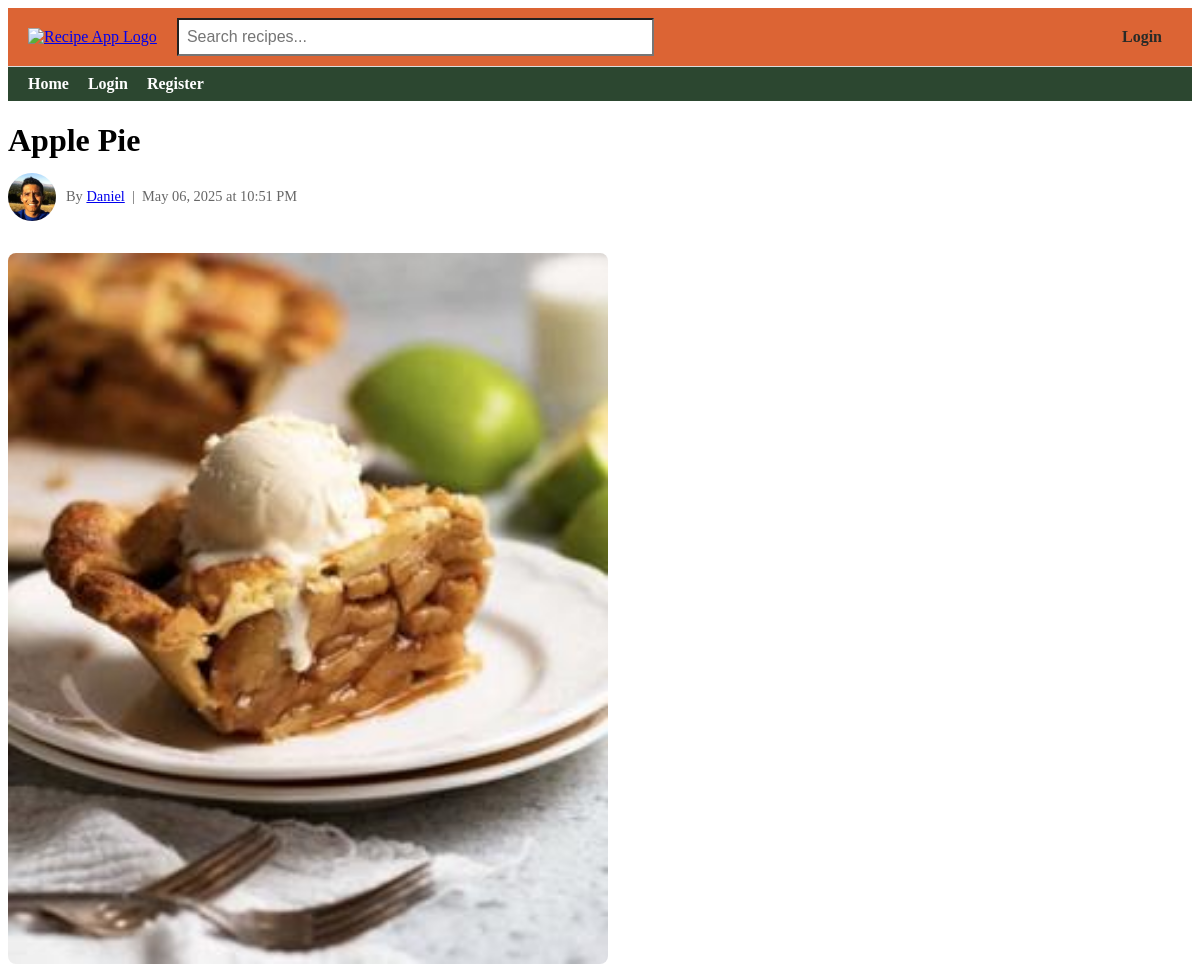
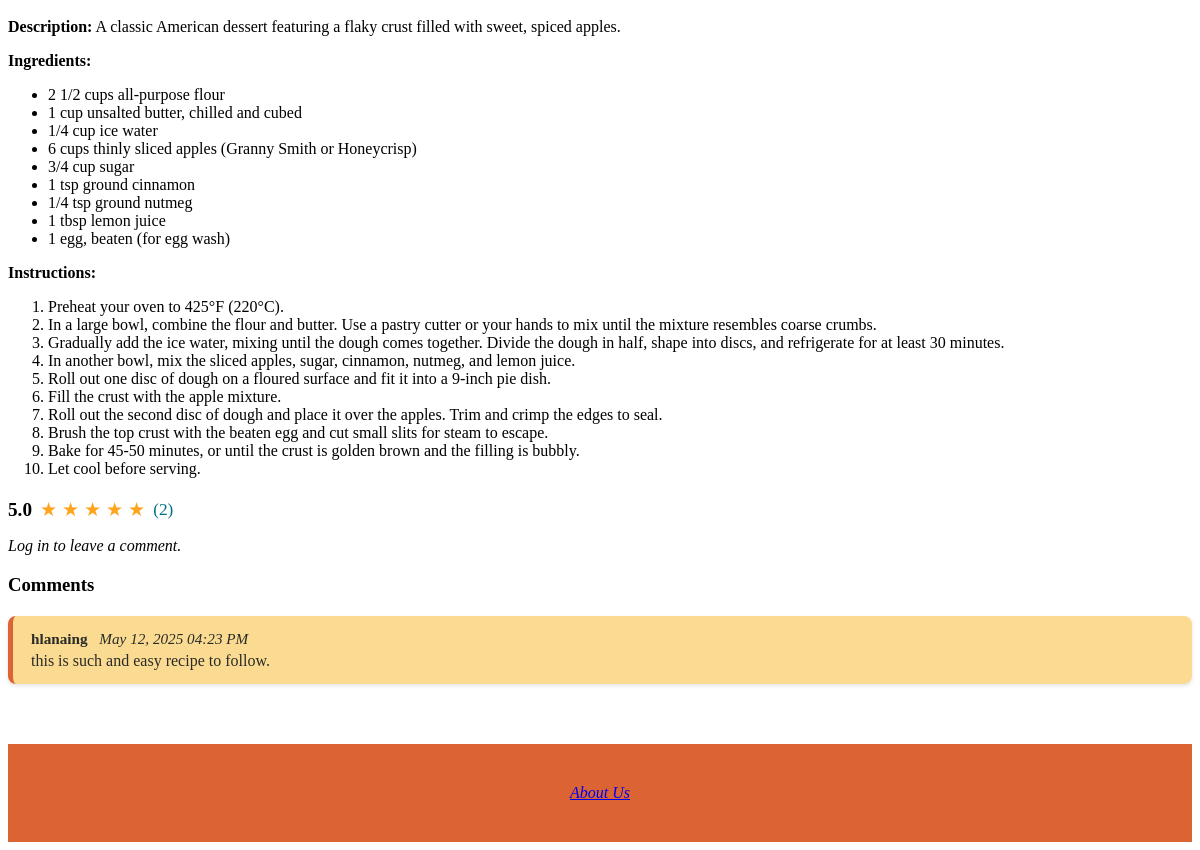
/recipe/3, run on the app's committed database (2 pictures, top to bottom).
### app/models.py (models this page shows)
class Recipe(db.Model):
    id = db.Column(db.Integer, primary_key=True)
    title = db.Column(db.String(100), nullable=False)
    description = db.Column(db.Text, nullable=False)
    ingredients = db.Column(db.Text, nullable=True)
    instructions = db.Column(db.Text, nullable=True)
    image_filename = db.Column(db.String(120), nullable=True)
    created = db.Column(db.DateTime, default=get_local_time)
    user_id = db.Column(db.Integer, db.ForeignKey('user.id'), nullable=False)
    rating_sum = db.Column(db.Integer, default=0)
    rating_count = db.Column(db.Integer, default=0)
    user = db.relationship('User', backref=db.backref('user_recipes', lazy=True), overlaps="author,recipes")
    comments = db.relationship('Comment', backref=db.backref('recipe', lazy=True)) #Relationship to comments (one-to-many)
    tags = db.relationship(
        'Tag',
        secondary=recipe_tags,
        backref=db.backref('recipes', lazy='dynamic'),
        lazy='dynamic'
    )
    @property
    def average_rating(self):
        if not self.rating_count or not self.rating_sum:
            return None
        return round(self.rating_sum / self.rating_count, 1)

class Profile(db.Model):
    id = db.Column(db.Integer, primary_key=True)
    username = db.Column(db.String(20), unique=True, nullable=False)
    bio = db.Column(db.Text, nullable=True)
    image_filename = db.Column(db.String(120), nullable=True)
    user_id = db.Column(db.Integer, db.ForeignKey('user.id'), nullable=False)

class User(db.Model, UserMixin):
    id = db.Column(db.Integer, primary_key=True)  # Unique user ID
    username = db.Column(db.String(20), unique=True, nullable=False)  # Username
    email = db.Column(db.String(120), unique=True, nullable=False)  # Email address
    password = db.Column(db.String(60), nullable=False)  # Hashed password
    recipes = db.relationship('Recipe', backref='author', lazy=True, overlaps="user,user_recipes")
    profile = db.relationship('Profile', backref='user', uselist=False)  # Relationship to profile (one-to-one)
    favorites = db.relationship(
        'Recipe',
        secondary=favorites,
        backref=db.backref('favorited_by', lazy='dynamic'),
        lazy='dynamic'
    )

class Comment(db.Model):
    id = db.Column(db.Integer, primary_key=True)
    commenter = db.Column(db.String(20), nullable=False)
    comment_text = db.Column(db.Text, nullable=False)
    created = db.Column(db.DateTime, default=get_local_time)
    recipe_id = db.Column(
        db.Integer,
        db.ForeignKey('recipe.id', name='fk_comment_recipe_id'),
        nullable=False
    )

### app/routes.py (the view, shortened to what this page needs)
@app.route('/recipe/<int:id>', methods=['GET', 'POST'])
def recipe_details(id):
    recipe = Recipe.query.get_or_404(id)
    comments = Comment.query.filter_by(recipe_id=recipe.id).order_by(Comment.created.desc()).all()
    form = CommentForm()
    return render_template('recipe_details.html', recipe=recipe, form=form, comments=comments)

### app/forms.py
class CommentForm(FlaskForm):
    comment = TextAreaField('Comment Text',validators=[DataRequired(), Length(min=10)])
    submit = SubmitField('Add Comment')

### app/routes.py (called while the page is built)
@app.context_processor
def inject_user():
    return dict(current_user=current_user)

### app/templates/recipe_details.html (shortened to what this page needs)
{% extends "base.html" %}
{% block content %}
<h1>{{ recipe.title }}</h1>
<div style="display: flex; align-items: center; gap: 10px; font-size: 0.9em; color: #666; margin-top: -8px; margin-bottom: 16px;">
    {% set profile_img = recipe.user.profile.image_filename if recipe.user.profile and recipe.user.profile.image_filename else 'default_profile.png' %}
    <img src="{{ url_for('static', filename='uploads/' + profile_img) }}"
         alt="Profile image"
         style="width: 48px; height: 48px; object-fit: cover; border-radius: 50%;">
    <span>
        By <a href="{{ url_for('public_profile', user_id=recipe.user.id) }}">{{ recipe.user.username }}</a>
        &nbsp;|&nbsp; {{ recipe.created.strftime('%B %d, %Y at %I:%M %p') }}
    </span>
</div>
{% if recipe.image_filename %}
    <img src="{{ url_for('static', filename='uploads/' + recipe.image_filename) }}"
         alt="{{ recipe.title }}"
         style="width: 100%; max-width: 600px; height: auto; margin-top: 16px; border-radius: 8px;">
{% endif %}
<p><strong>Description:</strong> {{ recipe.description }}</p>
{% if recipe.ingredients %}
    <p><strong>Ingredients:</strong></p>
    <ul>
        {% for ingredient in recipe.ingredients.split('\n') %}
            <li>{{ ingredient }}</li>
        {% endfor %}
    </ul>
{% endif %}
{% if recipe.instructions %}
    <p><strong>Instructions:</strong></p>
    <ol>
        {% for step in recipe.instructions.split('\n') %}
            <li>{{ step }}</li>
        {% endfor %}
    </ol>
{% endif %}
{% if recipe.average_rating %}
<div style="display: flex; align-items: center; gap: 8px; font-size: 1.2em; margin: 20px 0 10px;">
    <span><strong>{{ recipe.average_rating }}</strong></span>
    <span style="color: #FFA41C;">
        {% for i in range(1, 6) %}
            {% if recipe.average_rating >= i %}
                ★
            {% elif recipe.average_rating > i - 1 %}
                <span style="position: relative; display: inline-block;">
                    <span style="color: #FFA41C;">★</span>
                    <span style="position: absolute; left: 0; color: lightgray; width: 50%; overflow: hidden;">★</span>
                </span>
            {% else %}
                <span style="color: lightgray;">★</span>
            {% endif %}
        {% endfor %}
    </span>
    <span style="font-size: 0.9em; color: #007185;">({{ recipe.rating_count }})</span>
</div>
{% else %}
<p style="font-style: italic;">Not rated yet</p>
{% endif %}
{% if current_user.is_authenticated %}
<form method="POST">
    {{ form.hidden_tag() }}
    <p>
        {{ form.comment.label }}<br>
        {{ form.comment(rows=3, cols=60) }}
    </p>
    <p>{{ form.submit() }}</p>
</form>
{% else %}
    <p><em>Log in to leave a comment.</em></p>
{% endif %}
<h3>Comments</h3>
<div style="margin-top: 20px;">
    {% for comment in comments %}
        <div style="
            background-color: #FBDB92;
            color: #282B28;
            margin-bottom: 16px;
            padding: 14px 18px;
            border-left: 5px solid #dc6434;
            border-radius: 8px;
            box-shadow: 0 2px 4px rgba(0,0,0,0.1);
        ">
            <div style="font-weight: bold; font-size: 0.95em; margin-bottom: 4px;">
                {{ comment.commenter }}
                <span style="font-style: italic; font-weight: normal; margin-left: 8px;">
                    {{ comment.created.strftime('%B %d, %Y %I:%M %p') }}
                </span>
            </div>
            <p style="margin: 0;">{{ comment.comment_text }}</p>
        </div>
    {% else %}
        <p style="font-style: italic;">No comments yet. Be the first to comment!</p>
    {% endfor %}
</div>
{% endblock %}

### data on the page
Recipe: title "Apple Pie", created "May 06, 2025 at 10:51 PM", image_filename (picture), description "A classic American dessert featuring a flaky crust filled with sweet, spiced apples.", average_rating "5.0", rating_count "2"
Profile: image_filename (picture)
User: user.username "Daniel"
Comment: commenter "hlanaing", created "May 12, 2025 04:23 PM", comment_text "this is such and easy recipe to follow."

### other printed values
{{ ingredient }} "2 1/2 cups all-purpose flour" "1 cup unsalted butter, chilled and cubed" "1/4 cup ice water" "6 cups thinly sliced apples (Granny Smith or Honeycrisp)" "3/4 cup sugar" "1 tsp ground cinnamon" "1/4 tsp ground nutmeg" "1 tbsp lemon juice" "1 egg, beaten (for egg wash)"
{{ step }} "Preheat your oven to 425°F (220°C)." "In a large bowl, combine the flour and butter. Use a pastry cutter or your hands to mix until the mixture resembles coarse crumbs." "Gradually add the ice water, mixing until the dough comes together. Divide the dough in half, shape into discs, and refrigerate for at least 30 minutes." "In another bowl, mix the sliced apples, sugar, cinnamon, nutmeg, and lemon juice." "Roll out one disc of dough on a floured surface and fit it into a 9-inch pie dish." "Fill the crust with the apple mixture." "Roll out the second disc of dough and place it over the apples. Trim and crimp the edges to seal." "Brush the top crust with the beaten egg and cut small slits for steam to escape." "Bake for 45-50 minutes, or until the crust is golden brown and the filling is bubbly." "Let cool before serving."
